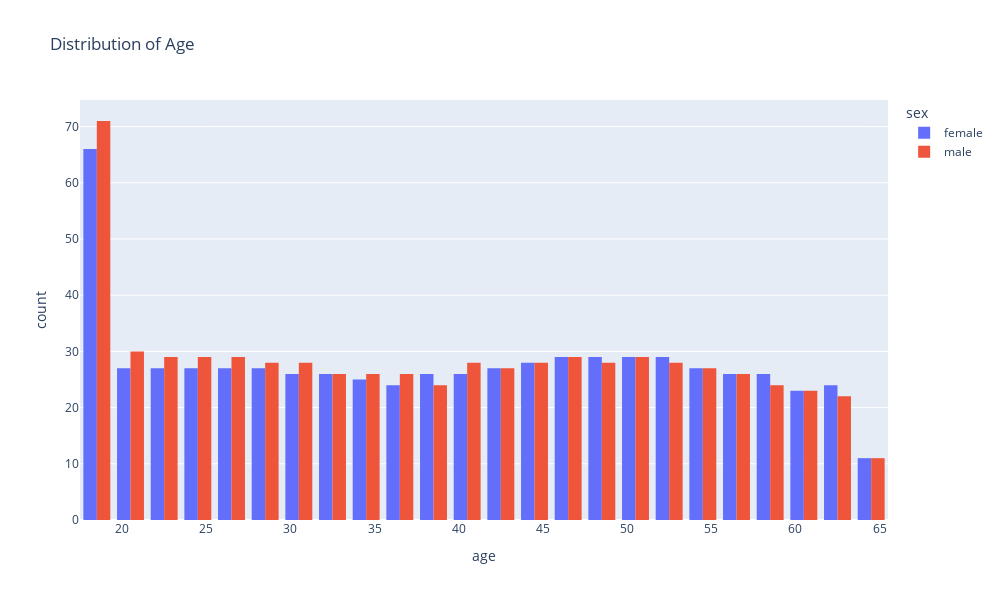

The cell this chart's notebook holds for it:
### Markdown cell above
**Distribution of sex**: The dataset has almost equal number of male and female respondents.

**Distribution of smoker**: Smokers are fewer in number compared to non-smokers.

**Distribution of region**: Three regions—northwest, northeast, and southwest—have similar number of repondents, while southeast has a slightly higher number.

These pieces of information will aid me before I can generalize any observation and predict. For instance, because southeast has more respondents than other regions, data from this region is going to be relatively larger too. Additionally, these visuals help audience understand how data is structured without having to deal with the details.

### Code cell
fig = px.histogram(data_frame=df, x="age", color="sex", title="Distribution of Age", barmode="group", width=1000, height=600)
fig.show()

### Figure 1 — Plotly figure (JSON) as saved in the notebook; plotly's stock layout.template omitted (floating-point values rounded to 4 significant figures; data arrays with more than 128 entries replaced by an {"elided": "..."} marker saying what was removed)
{"data": [{"alignmentgroup": "True", "bingroup": "x", "hovertemplate": "sex=female<br>age=%{x}<br>count=%{y}<extra></extra>", "legendgroup": "female", "marker": {"color": "#636efa", "pattern": {"shape": ""}}, "name": "female", "offsetgroup": "female", "orientation": "v", "showlegend": true, "type": "histogram", "x": {"elided": "662 int values"}, "xaxis": "x", "yaxis": "y"}, {"alignmentgroup": "True", "bingroup": "x", "hovertemplate": "sex=male<br>age=%{x}<br>count=%{y}<extra></extra>", "legendgroup": "male", "marker": {"color": "#EF553B", "pattern": {"shape": ""}}, "name": "male", "offsetgroup": "male", "orientation": "v", "showlegend": true, "type": "histogram", "x": {"elided": "676 int values"}, "xaxis": "x", "yaxis": "y"}], "layout": {"barmode": "group", "height": 600, "legend": {"title": {"text": "sex"}, "tracegroupgap": 0}, "title": {"text": "Distribution of Age"}, "width": 1000, "xaxis": {"anchor": "y", "domain": [0, 1], "title": {"text": "age"}}, "yaxis": {"anchor": "x", "domain": [0, 1], "title": {"text": "count"}}}}
